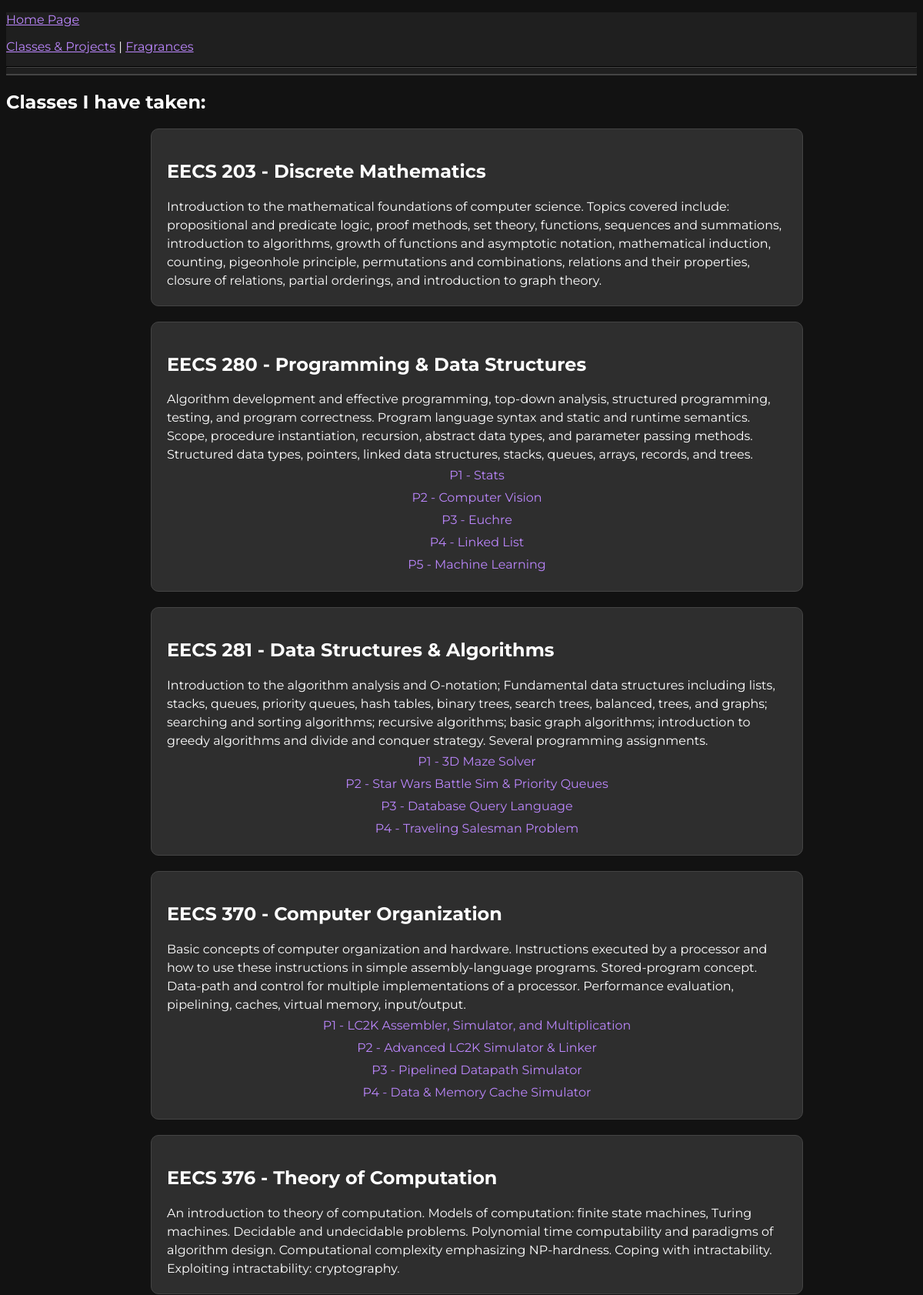
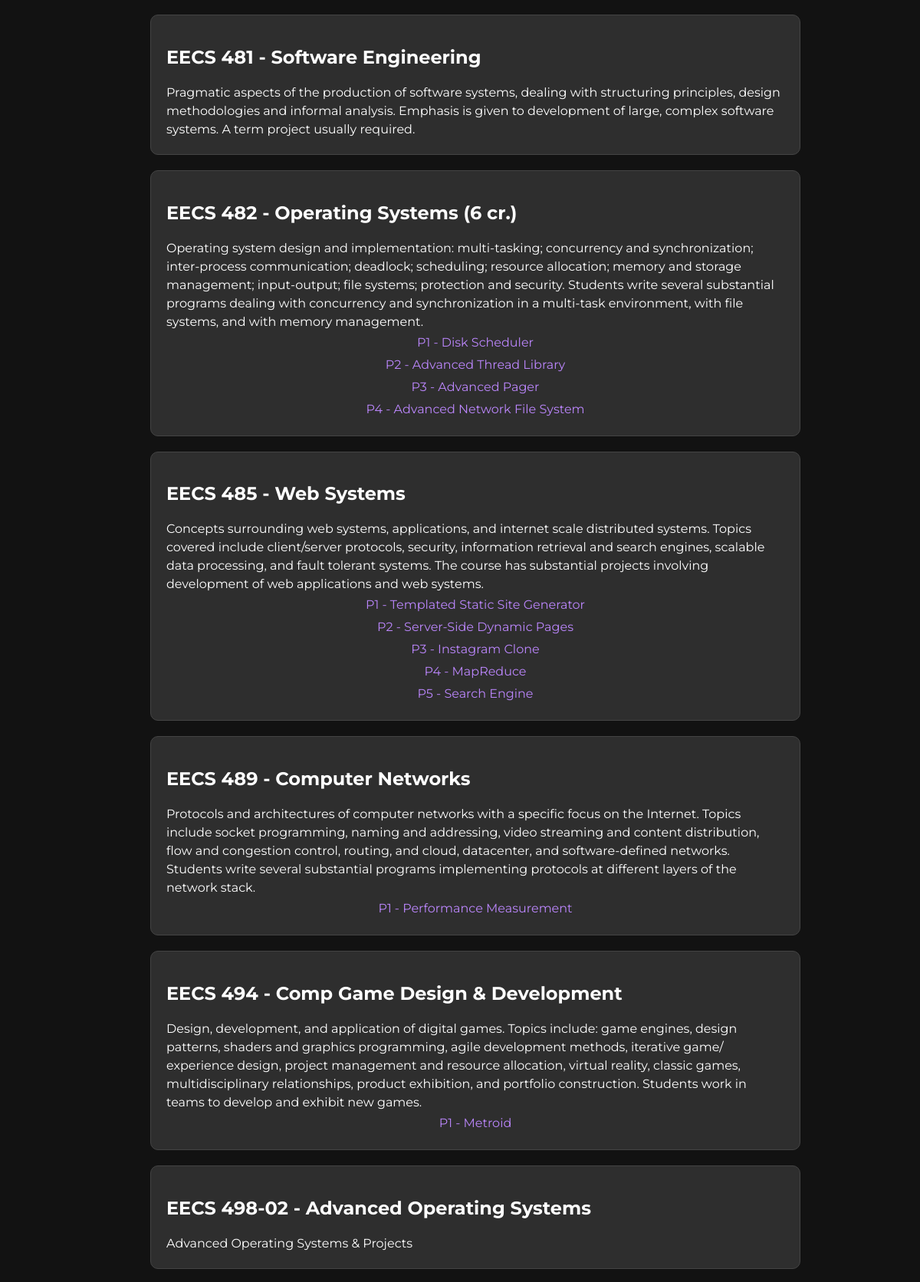
/classes/ (upper part), run on the app's committed database (2 pictures, top to bottom).
### tables this page shows
CREATE TABLE classes
(
    class_code VARCHAR(22) NOT NULL,
    class_name VARCHAR(80) NOT NULL,
    description VARCHAR(1024) NOT NULL,
    has_projects VARCHAR(1) NOT NULL,

	PRIMARY KEY(class_code)
);

CREATE TABLE projects
(
    project_id VARCHAR(10) NOT NULL,
    project_name VARCHAR(64) NOT NULL,
    text VARCHAR(1024) NOT NULL,
    languages_and_tools VARCHAR(64) NOT NULL,
    class_code VARCHAR(22),

	PRIMARY KEY (project_id),
    FOREIGN KEY (class_code) REFERENCES classes(class_code) ON DELETE CASCADE
);

### mywebsite/views/classes.py (the view)
@mywebsite.app.route('/classes/', methods=['GET', 'POST'])
def show_classes():
    connection = mywebsite.model.get_db()
    is_admin = False
    if 'username' in flask.session:
        is_admin = True
    cur = connection.execute(
        "SELECT class_code, class_name, description, has_projects "
        "FROM classes",
        ()
    )
    classes = cur.fetchall()
    for cl in classes:
        cur = connection.execute(
            "SELECT project_id, project_name "
            "FROM projects "
            "WHERE class_code = ? ",
            (cl["class_code"], )
        )
        cl["projects"] = cur.fetchall()
    context = {"is_admin": is_admin, "classes": classes}
    return flask.render_template("class.html", **context)

### mywebsite/model.py (called while the page is built)
def dict_factory(cursor, row):
    return {col[0]: row[idx] for idx, col in enumerate(cursor.description)}

def get_db():
    if 'sqlite_db' not in flask.g:
        db_filename = mywebsite.app.config['DATABASE_FILENAME']
        flask.g.sqlite_db = sqlite3.connect(str(db_filename))
        flask.g.sqlite_db.row_factory = dict_factory
        flask.g.sqlite_db.execute("PRAGMA foreign_keys = ON")
    return flask.g.sqlite_db

### mywebsite/templates/class.html (shortened to what this page needs)
<!DOCTYPE html>
<html lang="en">
<head>
    <link rel="stylesheet" href="{{ url_for('static', filename='style.css') }}">
</head>
<body class="dark-mode">
    <header>
        <nav>
            <div class="container">
                <p style="display: flex; align-items:center">
                    <a href="/">Home Page</a>
                </p>
                <p>
                    <a href="/classes/">Classes & Projects</a> |
                    <a href="/fragrances/">Fragrances</a>
                </p>
            </div>
            <hr>
        </nav>
    </header>
    <section>
        <h2>Classes I have taken:</h2>
        <div class="classes-container">
            <ul>
                {% for cl in classes %}
                <div class="cl-box">
                    <div class="cl">
                        <h1>{{ cl.class_code }} - {{ cl.class_name }}</h1>
                        <p class="description">{{ cl.description }}</p>
                        {% if cl.has_projects == 'T' %}
                            <div class="projects-container">
                                {% for project in cl.projects %}
                                <div class="project">
                                    <a href="/classes/{{ project.project_id }}/">{{ project.project_name }}</a>
                                </div>
                                {% endfor %}
                            </div>
                        {% endif %}
                    </div>
                </div>
                {% endfor %}
            </ul>
        </div>
    </section>
</body>
</html>

### mywebsite/static/style.css (style rules this page uses)
body.dark-mode { background-color: #121212; color: #ffffff; font-family: 'Montserrat', sans-serif; }
header, nav { background-color: #1f1f1f; border-bottom: 1px solid #444444; }
a { color: #bb86fc; }
hr { border-color: #444444; }
.classes-container { max-width: 75%; margin: 0 auto; padding: 0 20px; }
.cl-box { border: 1px solid #444444; border-radius: 10px; margin-bottom: 20px; padding: 20px; background-color: #2e2e2e; }
.description { line-height: 1.5; word-wrap: break-word; max-width: 100%; text-align: left; margin: 0; }
.projects-container { display: flex; flex-direction: column; align-items: center; }
.project { margin: 5px 0; text-align: center; width: 100%; }
.project a { color: #bb86fc; text-decoration: none; }

### data on the page
classes: class_code "EECS 203", class_name "Discrete Mathematics", description "Introduction to the mathematical foundations of computer science. Topics covered include: propositional and predicate logic, proof methods, set theory, functions, sequences and summations, introduction to algorithms, growth of functions and asymptotic notation, mathematical induction, counting, pigeonhole principle, permutations and combinations, relations and their properties, closure of relations, partial orderings, and introduction to graph theory."
classes: class_code "EECS 280", class_name "Programming & Data Structures", description "Algorithm development and effective programming, top-down analysis, structured programming, testing, and program correctness. Program language syntax and static and runtime semantics. Scope, procedure instantiation, recursion, abstract data types, and parameter passing methods. Structured data types, pointers, linked data structures, stacks, queues, arrays, records, and trees."
projects: project_name "P1 - Stats"
projects: project_name "P2 - Computer Vision"
projects: project_name "P3 - Euchre"
projects: project_name "P4 - Linked List"
projects: project_name "P5 - Machine Learning"
classes: class_code "EECS 281", class_name "Data Structures & Algorithms", description "Introduction to the algorithm analysis and O-notation; Fundamental data structures including lists, stacks, queues, priority queues, hash tables, binary trees, search trees, balanced, trees, and graphs; searching and sorting algorithms; recursive algorithms; basic graph algorithms; introduction to greedy algorithms and divide and conquer strategy. Several programming assignments."
projects: project_name "P1 - 3D Maze Solver"
projects: project_name "P2 - Star Wars Battle Sim & Priority Queues"
projects: project_name "P3 - Database Query Language"
projects: project_name "P4 - Traveling Salesman Problem"
classes: class_code "EECS 370", class_name "Computer Organization", description "Basic concepts of computer organization and hardware. Instructions executed by a processor and how to use these instructions in simple assembly-language programs. Stored-program concept. Data-path and control for multiple implementations of a processor. Performance evaluation, pipelining, caches, virtual memory, input/output."
projects: project_name "P1 - LC2K Assembler, Simulator, and Multiplication"
projects: project_name "P2 - Advanced LC2K Simulator & Linker"
projects: project_name "P3 - Pipelined Datapath Simulator"
projects: project_name "P4 - Data & Memory Cache Simulator"
classes: class_code "EECS 376", class_name "Theory of Computation", description "An introduction to theory of computation. Models of computation: finite state machines, Turing machines. Decidable and undecidable problems. Polynomial time computability and paradigms of algorithm design. Computational complexity emphasizing NP-hardness. Coping with intractability. Exploiting intractability: cryptography."
classes: class_code "EECS 481", class_name "Software Engineering", description "Pragmatic aspects of the production of software systems, dealing with structuring principles, design methodologies and informal analysis. Emphasis is given to development of large, complex software systems. A term project usually required."
classes: class_code "EECS 482", class_name "Operating Systems (6 cr.)", description "Operating system design and implementation: multi-tasking; concurrency and synchronization; inter-process communication; deadlock; scheduling; resource allocation; memory and storage management; input-output; file systems; protection and security. Students write several substantial programs dealing with concurrency and synchronization in a multi-task environment, with file systems, and with memory management."
projects: project_name "P1 - Disk Scheduler"
projects: project_name "P2 - Advanced Thread Library"
projects: project_name "P3 - Advanced Pager"
projects: project_name "P4 - Advanced Network File System"
classes: class_code "EECS 485", class_name "Web Systems", description "Concepts surrounding web systems, applications, and internet scale distributed systems. Topics covered include client/server protocols, security, information retrieval and search engines, scalable data processing, and fault tolerant systems. The course has substantial projects involving development of web applications and web systems."
projects: project_name "P1 - Templated Static Site Generator"
projects: project_name "P2 - Server-Side Dynamic Pages"
projects: project_name "P3 - Instagram Clone"
projects: project_name "P4 - MapReduce"
projects: project_name "P5 - Search Engine"
classes: class_code "EECS 489", class_name "Computer Networks", description "Protocols and architectures of computer networks with a specific focus on the Internet. Topics include socket programming, naming and addressing, video streaming and content distribution, flow and congestion control, routing, and cloud, datacenter, and software-defined networks. Students write several substantial programs implementing protocols at different layers of the network stack."
projects: project_name "P1 - Performance Measurement"
classes: class_code "EECS 494", class_name "Comp Game Design & Development", description "Design, development, and application of digital games. Topics include: game engines, design patterns, shaders and graphics programming, agile development methods, iterative game/ experience design, project management and resource allocation, virtual reality, classic games, multidisciplinary relationships, product exhibition, and portfolio construction. Students work in teams to develop and exhibit new games."
projects: project_name "P1 - Metroid"
classes: class_code "EECS 498-02", class_name "Advanced Operating Systems", description "Advanced Operating Systems & Projects"
